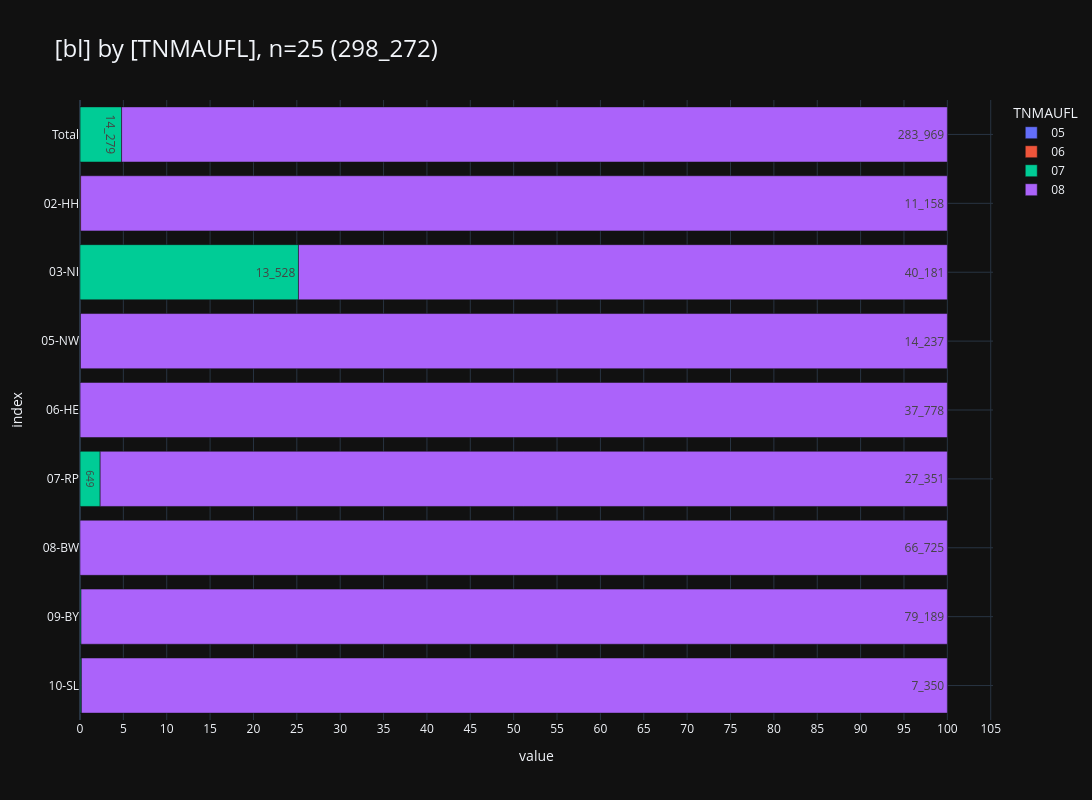

The cell this chart's notebook holds for it:
### Code cell
_alias='TNMAUFL'
_df = (
    show_freqs(alias=_alias, incl_c44_and_d=False)
    .rename(columns={"kkr": "bl"})
    [["bl", "TNMAUFL", "cnt"]]
)
_df["TNMAUFL"] = _df["TNMAUFL"].astype(str).str.zfill(2)
_=pls.plot_stacked_bars(
    _df,
    orientation="h",
    normalize=False,
    relative=True,
    dropna=False,
    sort_values_index=False,
    show_total=True,
    height=800,
)

# todo regel ergänzen für imputation

### Figure 1 — Plotly figure (JSON) as saved in the notebook; plotly's stock layout.template omitted (floating-point values rounded to 4 significant figures)
{"data": [{"hovertemplate": "col=05<br>value=%{x}<br>index=%{y}<br>cnt_str=%{text}<extra></extra>", "legendgroup": "05", "marker": {"color": "#636EFA", "pattern": {"shape": ""}}, "name": "05", "orientation": "h", "showlegend": true, "text": ["9", "4", "2", "3"], "textposition": "auto", "type": "bar", "x": [9, 4, 2, 3], "xaxis": "x", "y": [" Total", "05-NW", "07-RP", "09-BY"], "yaxis": "y"}, {"hovertemplate": "col=06<br>value=%{x}<br>index=%{y}<br>cnt_str=%{text}<extra></extra>", "legendgroup": "06", "marker": {"color": "#EF553B", "pattern": {"shape": ""}}, "name": "06", "orientation": "h", "showlegend": true, "text": ["15", "8", "1", "3", "3"], "textposition": "auto", "type": "bar", "x": [15, 8, 1, 3, 3], "xaxis": "x", "y": [" Total", "02-HH", "05-NW", "09-BY", "10-SL"], "yaxis": "y"}, {"hovertemplate": "col=07<br>value=%{x}<br>index=%{y}<br>cnt_str=%{text}<extra></extra>", "legendgroup": "07", "marker": {"color": "#00CC96", "pattern": {"shape": ""}}, "name": "07", "orientation": "h", "showlegend": true, "text": ["14_279", "13_528", "2", "4", "649", "87", "9"], "textposition": "auto", "type": "bar", "x": [14279, 13528, 2, 4, 649, 87, 9], "xaxis": "x", "y": [" Total", "03-NI", "05-NW", "06-HE", "07-RP", "09-BY", "10-SL"], "yaxis": "y"}, {"hovertemplate": "col=08<br>value=%{x}<br>index=%{y}<br>cnt_str=%{text}<extra></extra>", "legendgroup": "08", "marker": {"color": "#AB63FA", "pattern": {"shape": ""}}, "name": "08", "orientation": "h", "showlegend": true, "text": ["283_969", "11_158", "40_181", "14_237", "37_778", "27_351", "66_725", "79_189", "7_350"], "textposition": "auto", "type": "bar", "x": [283969, 11158, 40181, 14237, 37778, 27351, 66725, 79189, 7350], "xaxis": "x", "y": [" Total", "02-HH", "03-NI", "05-NW", "06-HE", "07-RP", "08-BW", "09-BY", "10-SL"], "yaxis": "y"}], "layout": {"barmode": "relative", "barnorm": "percent", "height": 800, "legend": {"title": {"text": "TNMAUFL"}, "tracegroupgap": 0, "traceorder": "normal"}, "title": {"font": {"size": 24}, "text": "[bl] by [TNMAUFL], n=25 (298_272)", "xanchor": "left", "y": 0.95, "yanchor": "top"}, "width": 1600, "xaxis": {"anchor": "y", "domain": [0, 1], "dtick": 5, "gridwidth": 1, "showgrid": true, "title": {"text": "value"}}, "yaxis": {"anchor": "x", "categoryarray": ["10-SL", "09-BY", "08-BW", "07-RP", "06-HE", "05-NW", "03-NI", "02-HH", " Total"], "categoryorder": "array", "domain": [0, 1], "gridwidth": 1, "showgrid": true, "title": {"text": "index"}}}}
